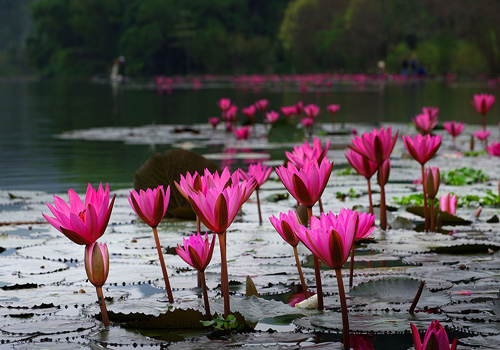
#> input picture Image/hoasung.jpg, 500 x 350 px
$ python ghep2anh.py
#> lines starting #> are read from the running program, lines starting #| are printed output that depends on the picture
import cv2

img1 = cv2.imread('Image/hoasung.jpg', 1)
#> img1 is the input picture: shape (350, 500, 3); mean B, G, R 81.6, 78.7, 91
img2 = cv2.imread('Image/hoamai.jpg', 1)
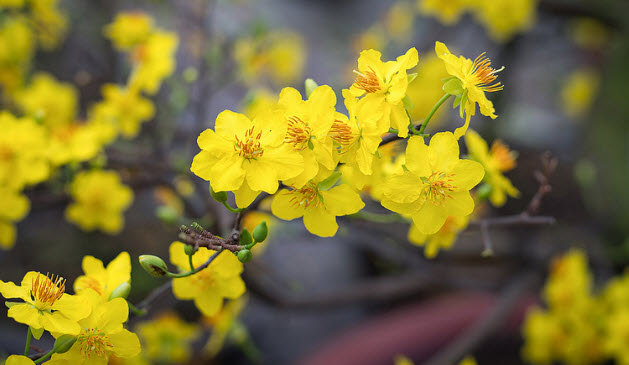
#> input picture Image/hoamai.jpg, 629 x 365 px
#> img2 is the input picture: shape (365, 629, 3); mean B, G, R 50.8, 115.8, 125.7

# 2 anh co cung kich thuoc, cung kenh
img1 = img1[100:300, 100:350]
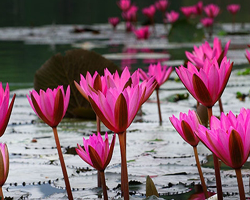
#> img1: shape (200, 250, 3); mean B, G, R 104.1, 92.1, 124.5
img2 = img2[100:300, 100:350]
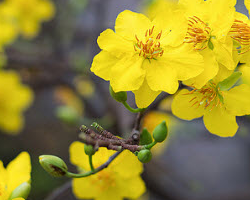
#> img2: shape (200, 250, 3); mean B, G, R 50.9, 135.4, 146.8

imgRes = cv2.add(img1, img2)
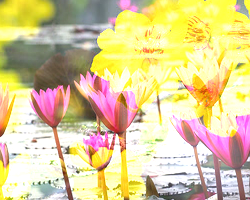
#> imgRes: shape (200, 250, 3); mean B, G, R 152.1, 204.3, 221

cv2.imshow('Anh 1', img1)
cv2.imshow('Anh 2', img2)
cv2.imshow('Ket qua', imgRes)


cv2.waitKey()
cv2.destroyAllWindows()
